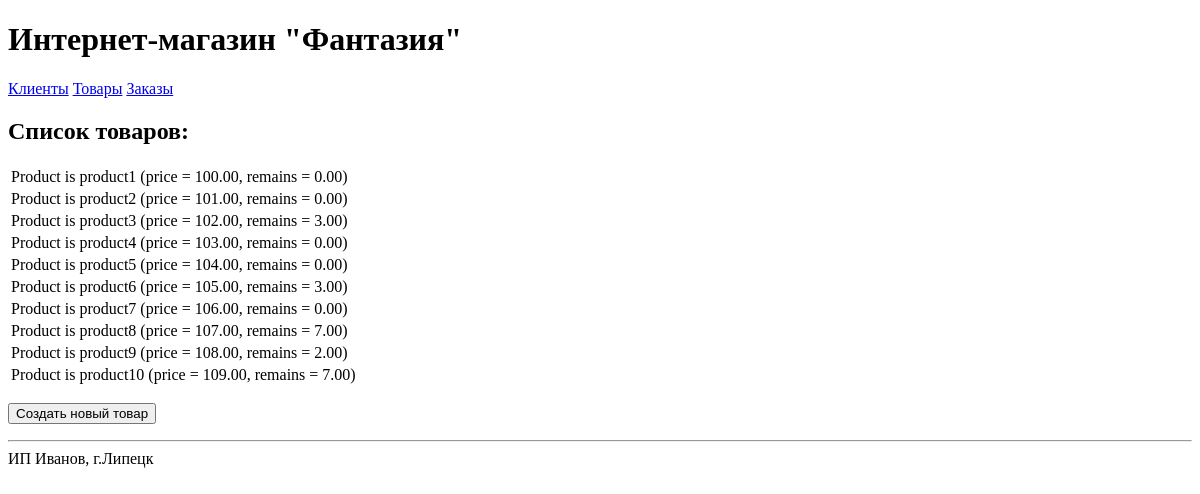
/magazin3/products/, run on an earlier commit of the app's database.
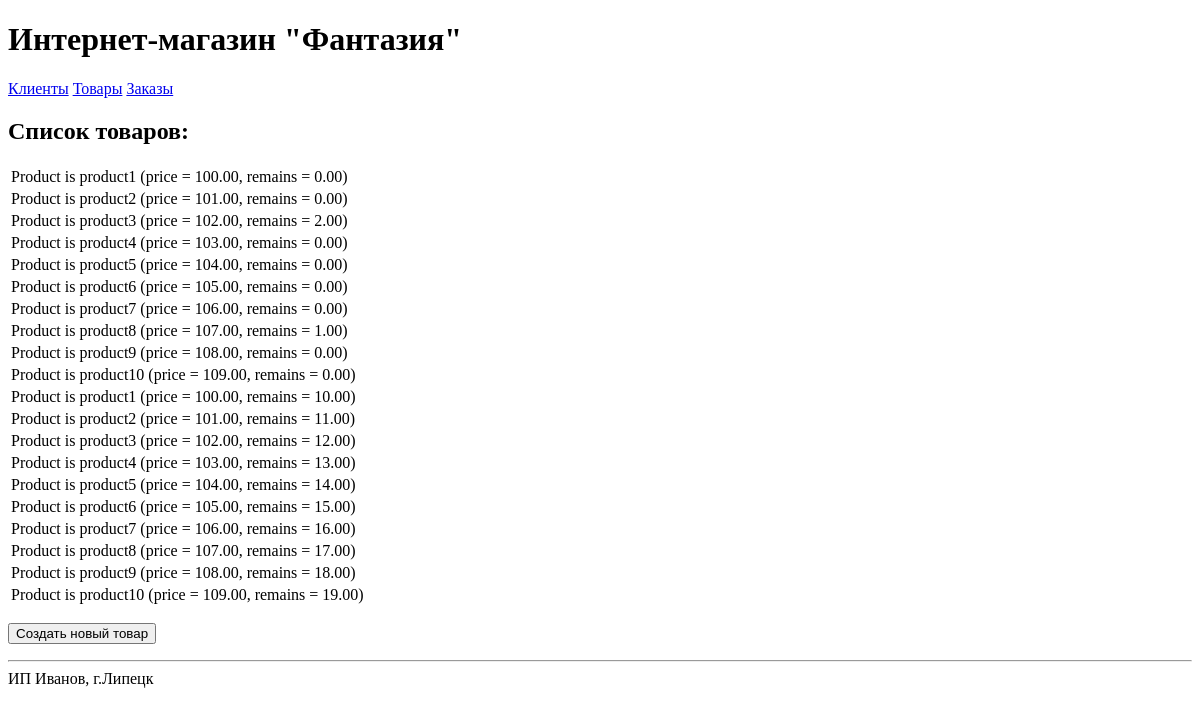
And on a later commit of the database.
### thirdapp/models.py (models this page shows)
class Product(models.Model):
    name = models.CharField(max_length=100)
    description = models.TextField()
    price = models.DecimalField(max_digits=8, decimal_places=2)
    quantity = models.DecimalField(max_digits=8, decimal_places=2)
    date_addition = models.DateTimeField(auto_now_add=True)
    def __str__(self):
        return f'Product is {self.name} (price = {self.price}, remains = {self.quantity})'

### thirdapp/views.py (the view)
# urls.py: path('products/', views.read_products, name='read_products'),
def read_products(request):
    if request.method == 'POST':
        days_report=request.POST.get('days_report')
        client_id=request.POST['client_id']
        start_data_report = datetime.datetime.today() - datetime.timedelta(days=int(days_report))
        select_order = Order.objects.filter(
            client = client_id,
            date_ordered__gte=start_data_report,
            date_ordered__lt=datetime.datetime.today())
        list_products = set()
        for products in select_order:
            for product in products.product.all():
                list_products.add(product)
        print_client = f" клиента {Client.objects.filter(id=client_id).first().name}"
    else:
        list_products = Product.objects.all()
        print_client = ""
    context = {'list_products': list_products, 'print_client': print_client}
    return render(request, 'thirdapp/products.html', context)

### thirdapp/templates/thirdapp/products.html (shortened to what this page needs)
{% extends 'base.html' %}
{% block content %}
<h2>Cписок товаров{{print_client}}:</h2>
<table>
    {% for product in list_products %}
    <tr>
        <td>{{ product }}</td>
    </tr>
    {% endfor %}
</table>
<p>
    <button class="form_auth_button" type="submit" name="create_product">Создать новый товар</button>
</p>
{% endblock %}

### templates/base.html (shortened to what this page needs)
<!DOCTYPE html>
<html lang="ru">
<head>
</head>
<body>
    <h1>Интернет-магазин "Фантазия"</h1>
    <a href="/clients/">Клиенты</a>
    <a href="/products/">Товары</a>
    <a href="/orders/">Заказы</a>
    {% block content %}
    {% endblock %}
    <hr>
    <footer>ИП Иванов, г.Липецк</footer>
</body>
</html>

What changed in the data, as far as the page shows it:
changed Product: name+price+quantity "Product is product3 (price = 102.00, remains = 3.00)" → "Product is product3 (price = 102.00, remains = 2.00)"
changed Product: name+price+quantity "Product is product6 (price = 105.00, remains = 3.00)" → "Product is product6 (price = 105.00, remains = 0.00)"
changed Product: name+price+quantity "Product is product8 (price = 107.00, remains = 7.00)" → "Product is product8 (price = 107.00, remains = 1.00)"
changed Product: name+price+quantity "Product is product9 (price = 108.00, remains = 2.00)" → "Product is product9 (price = 108.00, remains = 0.00)"
changed Product: name+price+quantity "Product is product10 (price = 109.00, remains = 7.00)" → "Product is product10 (price = 109.00, remains = 0.00)"
added Product: name+price+quantity "Product is product1 (price = 100.00, remains = 10.00)"
added Product: name+price+quantity "Product is product2 (price = 101.00, remains = 11.00)"
added Product: name+price+quantity "Product is product3 (price = 102.00, remains = 12.00)"
added Product: name+price+quantity "Product is product4 (price = 103.00, remains = 13.00)"
added Product: name+price+quantity "Product is product5 (price = 104.00, remains = 14.00)"
added Product: name+price+quantity "Product is product6 (price = 105.00, remains = 15.00)"
added Product: name+price+quantity "Product is product7 (price = 106.00, remains = 16.00)"
added Product: name+price+quantity "Product is product8 (price = 107.00, remains = 17.00)"
added Product: name+price+quantity "Product is product9 (price = 108.00, remains = 18.00)"
added Product: name+price+quantity "Product is product10 (price = 109.00, remains = 19.00)"
